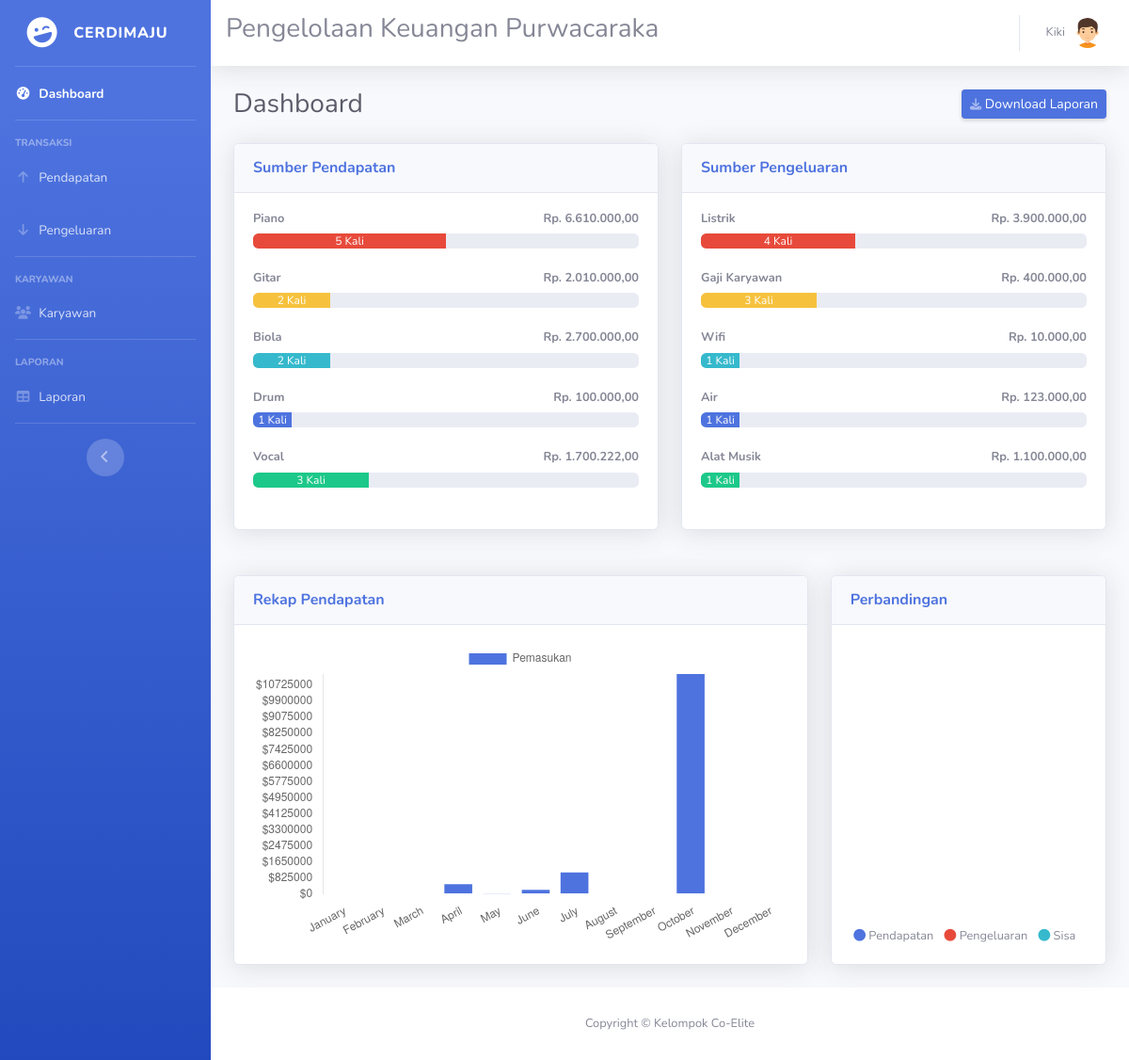
The app's page /index.php (signed in) with its own data.
### tables this page shows
CREATE TABLE `sumber` (
  `id_sumber` int(11) NOT NULL,
  `nama` varchar(40) NOT NULL
);

### index.php (the view, shortened to what the rows shown need)
<!DOCTYPE html>
<html lang="en">
<head>
  <link href="vendor/fontawesome-free/css/all.min.css" rel="stylesheet" type="text/css">
  <link href="css/sb-admin-2.min.css" rel="stylesheet">
</head>
<body id="page-top">
<?php
require ('koneksi.php');
require ('sidebar.php');
$query = "SELECT DISTINCT MONTHNAME(tgl_pemasukan) AS bulan, SUM(jumlah) AS total
          FROM pemasukan
          GROUP BY MONTH(tgl_pemasukan)
          ORDER BY MONTH(tgl_pemasukan)";
$result = mysqli_query($koneksi, $query);
$data = array();
while ($row = mysqli_fetch_assoc($result)) {
    $data[$row['bulan']] = $row['total'];
}
$labels = array('January', 'February', 'March', 'April', 'May', 'June', 'July', 'August', 'September', 'October', 'November', 'December');
$values = array();
foreach ($labels as $bulan) {
    $values[] = isset($data[$bulan]) ? $data[$bulan] : 0;
}
$pemasukan=mysqli_query($koneksi,"SELECT * FROM pemasukan");
while ($masuk=mysqli_fetch_array($pemasukan)){
$arraymasuk[] = $masuk['jumlah'];
}
$jumlahmasuk = array_sum($arraymasuk);
$pengeluaran=mysqli_query($koneksi,"SELECT * FROM pengeluaran");
while ($keluar=mysqli_fetch_array($pengeluaran)){
$arraykeluar[] = $keluar['jumlah']  ;
}
$jumlahkeluar = array_sum($arraykeluar);
$uang = $jumlahmasuk - $jumlahkeluar;
?>
      <div id="content">
        <div class="container-fluid">
          <div class="d-sm-flex align-items-center justify-content-between mb-4">
            <h1 class="h3 mb-0 text-gray-800">Dashboard</h1>
          </div>
          <div class="row">
          <div class="col-lg-6 mb-4">
<div class="card shadow mb-4">
  <div class="card-body">
<?php
$namasumber1 = mysqli_query($koneksi,"SELECT * FROM `sumber` where id_sumber= 1 ");
$sumbern1= mysqli_fetch_assoc($namasumber1);
$namasumber2 = mysqli_query($koneksi,"SELECT * FROM `sumber` where id_sumber= 2 ");
$sumbern2= mysqli_fetch_assoc($namasumber2);
$namasumber3 = mysqli_query($koneksi,"SELECT * FROM `sumber` where id_sumber= 3 ");
$sumbern3= mysqli_fetch_assoc($namasumber3);
$namasumber4 = mysqli_query($koneksi,"SELECT * FROM `sumber` where id_sumber= 4 ");
$sumbern4= mysqli_fetch_assoc($namasumber4);
$namasumber5 = mysqli_query($koneksi,"SELECT * FROM `sumber` where id_sumber= 5 ");
$sumbern5= mysqli_fetch_assoc($namasumber5);
$hasil1=mysqli_query($koneksi,"SELECT * FROM pemasukan where id_sumber = 1");
while ($jumlah1=mysqli_fetch_array($hasil1)){
$arrayhasil1[] = $jumlah1['jumlah'];
}
$jumlahhasil1 = array_sum($arrayhasil1);
$hasil2=mysqli_query($koneksi,"SELECT * FROM pemasukan where id_sumber = 2");
while ($jumlah2=mysqli_fetch_array($hasil2)){
$arrayhasil2[] = $jumlah2['jumlah'];
}
$jumlahhasil2 = array_sum($arrayhasil2);
$hasil3=mysqli_query($koneksi,"SELECT * FROM pemasukan where id_sumber = 3");
while ($jumlah3=mysqli_fetch_array($hasil3)){
$arrayhasil3[] = $jumlah3['jumlah'];
}
$jumlahhasil3 = array_sum($arrayhasil3);
$hasil4=mysqli_query($koneksi,"SELECT * FROM pemasukan where id_sumber = 4");
while ($jumlah4=mysqli_fetch_array($hasil4)){
$arrayhasil4[] = $jumlah4['jumlah'];
}
$jumlahhasil4 = array_sum($arrayhasil4);
$hasil5=mysqli_query($koneksi,"SELECT * FROM pemasukan where id_sumber = 5");
while ($jumlah5=mysqli_fetch_array($hasil5)){
$arrayhasil5[] = $jumlah5['jumlah'];
}
$jumlahhasil5 = array_sum($arrayhasil5);
$sumber1 = mysqli_query($koneksi,"SELECT id_sumber FROM pemasukan where id_sumber ='1'");
$sumber1text = mysqli_num_rows($sumber1);
$sumber1 = mysqli_num_rows($sumber1);
$sumber1 = $sumber1 * 10;
$sumber2 = mysqli_query($koneksi,"SELECT id_sumber FROM pemasukan where id_sumber ='2'");
$sumber2text = mysqli_num_rows($sumber2);
$sumber2 = mysqli_num_rows($sumber2);
$sumber2 = $sumber2 * 10;
$sumber3 = mysqli_query($koneksi,"SELECT id_sumber FROM pemasukan where id_sumber ='3'");
$sumber3text = mysqli_num_rows($sumber3);
$sumber3 = mysqli_num_rows($sumber3);
$sumber3 = $sumber3 * 10;
$sumber4 = mysqli_query($koneksi,"SELECT id_sumber FROM pemasukan where id_sumber ='4'");
$sumber4text = mysqli_num_rows($sumber4);
$sumber4 = mysqli_num_rows($sumber4);
$sumber4 = $sumber4 * 10;
$sumber5 = mysqli_query($koneksi,"SELECT id_sumber FROM pemasukan where id_sumber ='5'");
$sumber5text = mysqli_num_rows($sumber5);
$sumber5 = mysqli_num_rows($sumber5);
$sumber5 = $sumber5 * 10;
echo '
    <h4 class="small font-weight-bold">'.$sumbern1['nama'].'<span class="float-right">Rp. '.number_format($jumlahhasil1,2,',','.').'</span></h4>
    <div class="progress mb-4">
      <div class="progress-bar bg-danger" role="progressbar" style="width:'.$sumber1.'%" aria-valuenow="50" aria-valuemin="0" aria-valuemax="100">'.$sumber1text.' Kali</div>
    </div>
<h4 class="small font-weight-bold">'.$sumbern2['nama'].'<span class="float-right">Rp. '.number_format($jumlahhasil2,2,',','.').'</span></h4>
    <div class="progress mb-4">
      <div class="progress-bar bg-warning" role="progressbar" style="width:'.$sumber2.'%" aria-valuenow="50" aria-valuemin="0" aria-valuemax="100">'.$sumber2text.' Kali</div>
    </div>
<h4 class="small font-weight-bold">'.$sumbern3['nama'].'<span class="float-right">Rp. '.number_format($jumlahhasil3,2,',','.').'</span></h4>
    <div class="progress mb-4">
      <div class="progress-bar bg-info" role="progressbar" style="width:'.$sumber3.'%" aria-valuenow="50" aria-valuemin="0" aria-valuemax="100">'.$sumber3text.' Kali</div>
    </div>
<h4 class="small font-weight-bold">'.$sumbern4['nama'].'<span class="float-right">Rp. '.number_format($jumlahhasil4,2,',','.').'</span></h4>
    <div class="progress mb-4">
      <div class="progress-bar bg-primary" role="progressbar" style="width:'.$sumber4.'%" aria-valuenow="50" aria-valuemin="0" aria-valuemax="100">'.$sumber4text.' Kali</div>
    </div>
<h4 class="small font-weight-bold">'.$sumbern5['nama'].'<span class="float-right">Rp. '.number_format($jumlahhasil5,2,',','.').'</span></h4>
    <div class="progress mb-4">
      <div class="progress-bar bg-success" role="progressbar" style="width:'.$sumber5.'%" aria-valuenow="50" aria-valuemin="0" aria-valuemax="100">'.$sumber5text.' Kali</div>
    </div>';
?>
  </div>
</div>
</div>
             <div class="col-lg-6 mb-4">
<div class="card shadow mb-4">
  <div class="card-body">
  <?php
$namasumber1 = mysqli_query($koneksi,"SELECT * FROM `sumber` WHERE id_sumber = 6");
$sumbern1 = mysqli_fetch_assoc($namasumber1);
$namasumber2 = mysqli_query($koneksi,"SELECT * FROM `sumber` WHERE id_sumber = 7");
$sumbern2 = mysqli_fetch_assoc($namasumber2);
$namasumber3 = mysqli_query($koneksi,"SELECT * FROM `sumber` WHERE id_sumber = 8");
$sumbern3 = mysqli_fetch_assoc($namasumber3);
$namasumber4 = mysqli_query($koneksi,"SELECT * FROM `sumber` WHERE id_sumber = 9");
$sumbern4 = mysqli_fetch_assoc($namasumber4);
$namasumber5 = mysqli_query($koneksi,"SELECT * FROM `sumber` WHERE id_sumber = 10");
$sumbern5 = mysqli_fetch_assoc($namasumber5);
$hasil1 = mysqli_query($koneksi,"SELECT jumlah FROM pengeluaran WHERE id_sumber = 6");
$arrayhasil1 = mysqli_fetch_all($hasil1, MYSQLI_ASSOC);
$jumlahhasil1 = array_sum(array_column($arrayhasil1, 'jumlah'));
$hasil2 = mysqli_query($koneksi,"SELECT jumlah FROM pengeluaran WHERE id_sumber = 7");
$arrayhasil2 = mysqli_fetch_all($hasil2, MYSQLI_ASSOC);
$jumlahhasil2 = array_sum(array_column($arrayhasil2, 'jumlah'));
$hasil3 = mysqli_query($koneksi,"SELECT jumlah FROM pengeluaran WHERE id_sumber = 8");
$arrayhasil3 = mysqli_fetch_all($hasil3, MYSQLI_ASSOC);
$jumlahhasil3 = array_sum(array_column($arrayhasil3, 'jumlah'));
$hasil4 = mysqli_query($koneksi,"SELECT jumlah FROM pengeluaran WHERE id_sumber = 9");
$arrayhasil4 = mysqli_fetch_all($hasil4, MYSQLI_ASSOC);
$jumlahhasil4 = array_sum(array_column($arrayhasil4, 'jumlah'));
$hasil5 = mysqli_query($koneksi,"SELECT jumlah FROM pengeluaran WHERE id_sumber = 10");
$arrayhasil5 = mysqli_fetch_all($hasil5, MYSQLI_ASSOC);
$jumlahhasil5 = array_sum(array_column($arrayhasil5, 'jumlah'));
$sumber1 = mysqli_query($koneksi,"SELECT id_sumber FROM pengeluaran WHERE id_sumber = '6'");
$sumber1text = mysqli_num_rows($sumber1);
$sumber1 = $sumber1text * 10;
$sumber2 = mysqli_query($koneksi,"SELECT id_sumber FROM pengeluaran WHERE id_sumber = '7'");
$sumber2text = mysqli_num_rows($sumber2);
$sumber2 = $sumber2text * 10;
$sumber3 = mysqli_query($koneksi,"SELECT id_sumber FROM pengeluaran WHERE id_sumber = '8'");
$sumber3text = mysqli_num_rows($sumber3);
$sumber3 = $sumber3text * 10;
$sumber4 = mysqli_query($koneksi,"SELECT id_sumber FROM pengeluaran WHERE id_sumber = '9'");
$sumber4text = mysqli_num_rows($sumber4);
$sumber4 = $sumber4text * 10;
$sumber5 = mysqli_query($koneksi,"SELECT id_sumber FROM pengeluaran WHERE id_sumber = '10'");
$sumber5text = mysqli_num_rows($sumber5);
$sumber5 = $sumber5text * 10;
echo '
    <h4 class="small font-weight-bold">'.$sumbern1['nama'].'<span class="float-right">Rp. '.number_format($jumlahhasil1, 2, ',', '.').'</span></h4>
    <div class="progress mb-4">
      <div class="progress-bar bg-danger" role="progressbar" style="width:'.$sumber1.'%" aria-valuenow="50" aria-valuemin="0" aria-valuemax="100">'.$sumber1text.' Kali</div>
    </div>
    <h4 class="small font-weight-bold">'.$sumbern2['nama'].'<span class="float-right">Rp. '.number_format($jumlahhasil2, 2, ',', '.').'</span></h4>
    <div class="progress mb-4">
      <div class="progress-bar bg-warning" role="progressbar" style="width:'.$sumber2.'%" aria-valuenow="50" aria-valuemin="0" aria-valuemax="100">'.$sumber2text.' Kali</div>
    </div>
    <h4 class="small font-weight-bold">'.$sumbern3['nama'].'<span class="float-right">Rp. '.number_format($jumlahhasil3, 2, ',', '.').'</span></h4>
    <div class="progress mb-4">
      <div class="progress-bar bg-info" role="progressbar" style="width:'.$sumber3.'%" aria-valuenow="50" aria-valuemin="0" aria-valuemax="100">'.$sumber3text.' Kali</div>
    </div>
    <h4 class="small font-weight-bold">'.$sumbern4['nama'].'<span class="float-right">Rp. '.number_format($jumlahhasil4, 2, ',', '.').'</span></h4>
    <div class="progress mb-4">
      <div class="progress-bar bg-primary" role="progressbar" style="width:'.$sumber4.'%" aria-valuenow="50" aria-valuemin="0" aria-valuemax="100">'.$sumber4text.' Kali</div>
    </div>
    <h4 class="small font-weight-bold">'.$sumbern5['nama'].'<span class="float-right">Rp. '.number_format($jumlahhasil5, 2, ',', '.').'</span></h4>
    <div class="progress mb-4">
      <div class="progress-bar bg-success" role="progressbar" style="width:'.$sumber5.'%" aria-valuenow="50" aria-valuemin="0" aria-valuemax="100">'.$sumber5text.' Kali</div>
    </div>';
?>
  </div>
</div>
</div>
          </div>
        </div>
      </div>
    </div>
  </div>
  <script type="text/javascript">
  // Set new default font family and font color to mimic Bootstrap's default styling
Chart.defaults.global.defaultFontFamily = 'Nunito', '-apple-system,system-ui,BlinkMacSystemFont,"Segoe UI",Roboto,"Helvetica Neue",Arial,sans-serif';
Chart.defaults.global.defaultFontColor = '#858796';
// Bar Chart Example
var ctx = document.getElementById("myBarChart");
var myBarChart = new Chart(ctx, {
  type: 'bar',
  data: {
    labels: ["January", "February", "March", "April", "May", "June"],
    datasets: [{
      label: "Revenue",
      backgroundColor: "#4e73df",
      hoverBackgroundColor: "#2e59d9",
      borderColor: "#4e73df",
      data: [4215, 5312, 6251, 7841, 9821, 14984],
    }],
  },
  options: {
    maintainAspectRatio: false,
    layout: {
      padding: {
        left: 10,
        right: 25,
        top: 25,
        bottom: 0
      }
    },
    scales: {
      xAxes: [{
        time: {
          unit: 'month'
        },
        gridLines: {
          display: false,
          drawBorder: false
        },
        ticks: {
          maxTicksLimit: 6
        },
        maxBarThickness: 25,
      }],
      yAxes: [{
        ticks: {
          min: 0,
          max: 15000,
          maxTicksLimit: 5,
          padding: 10,
          // Include a dollar sign in the ticks
          callback: function(value, index, values) {
            return '$' + number_format(value);
          }
        },
        gridLines: {
          color: "rgb(234, 236, 244)",
          zeroLineColor: "rgb(234, 236, 244)",
          drawBorder: false,
          borderDash: [2],
          zeroLineBorderDash: [2]
        }
      }],
    },
    legend: {
      display: false
    },
    tooltips: {
      titleMarginBottom: 10,
      titleFontColor: '#6e707e',
      titleFontSize: 14,
      backgroundColor: "rgb(255,255,255)",
      bodyFontColor: "#858796",
      borderColor: '#dddfeb',
      borderWidth: 1,
      xPadding: 15,
      yPadding: 15,
      displayColors: false,
      caretPadding: 10,
      callbacks: {
        label: function(tooltipItem, chart) {
          var datasetLabel = chart.datasets[tooltipItem.datasetIndex].label || '';
          return datasetLabel + ': $' + number_format(tooltipItem.yLabel);
        }
      }
    },
  }
});
  </script>
  <script type="text/javascript">
  // Set new default font family and font color to mimic Bootstrap's default styling
Chart.defaults.global.defaultFontFamily = 'Nunito', '-apple-system,system-ui,BlinkMacSystemFont,"Segoe UI",Roboto,"Helvetica Neue",Arial,sans-serif';
Chart.defaults.global.defaultFontColor = '#858796';
// Pie Chart Example
var ctx = document.getElementById("myPieChart");
var myPieChart = new Chart(ctx, {
  type: 'doughnut',
  data: {
    labels: ["Pendapatan", "Pengeluaran", "Sisa"],
    datasets: [{
      data: [<?php echo $jumlahmasuk/1000000 ?>, <?php echo $jumlahkeluar/1000000 ?>, <?php echo $uang/1000000 ?>],
      backgroundColor: ['#4e73df', '#e74a3b', '#36b9cc'],
      hoverBackgroundColor: ['#2e59d9', '#e74a3b', '#2c9faf'],
      hoverBorderColor: "rgba(234, 236, 244, 1)",
    }],
  },
  options: {
    maintainAspectRatio: false,
    tooltips: {
      backgroundColor: "rgb(255,255,255)",
      bodyFontColor: "#858796",
      borderColor: '#dddfeb',
      borderWidth: 1,
      xPadding: 15,
      yPadding: 15,
      displayColors: false,
      caretPadding: 10,
    },
    legend: {
      display: false
    },
    cutoutPercentage: 80,
  },
});
  </script>
  <script>
        // Mendapatkan data dari PHP
        var labels = <?php echo json_encode($labels); ?>;
        var values = <?php echo json_encode($values); ?>;
        // Bar Chart Example
        var ctx = document.getElementById("myChart").getContext('2d');
        var myChart = new Chart(ctx, {
            type: 'bar',
            data: {
                labels: labels,
                datasets: [{
                    label: "Pemasukan",
                    backgroundColor: "#4e73df",
                    hoverBackgroundColor: "#2e59d9",
                    borderWidth: 0, // Menghapus garis belakang
                    data: values,
                }],
            },
            options: {
                maintainAspectRatio: false,
                scales: {
                    x: {
                        grid: {
                            display: false,
                            drawBorder: false, // Menghapus garis grid belakang
                        },
                    },
                    y: {
                        beginAtZero: true,
                        ticks: {
                            stepSize: 5000,
                            callback: function (value, index, values) {
                                return '$' + value;
                            }
                        },
                        grid: {
                            color: "rgba(0, 0, 0, 0)", // Menghapus garis grid pada sumbu y
                        },
                    }
                },
                plugins: {
                    tooltip: {
                        callbacks: {
                            label: function (context) {
                                var label = context.dataset.label || '';
                                if (label) {
                                    label += ': ';
                                }
                                label += '$' + context.parsed.y;
                                return label;
                            }
                        }
                    }
                }
            }
        });
    </script>
</body>
</html>

### records on screen
sumber: nama "Piano"
sumber: nama "Gitar"
sumber: nama "Biola"
sumber: nama "Drum"
sumber: nama "Vocal"
sumber: nama "Listrik"
sumber: nama "Gaji Karyawan"
sumber: nama "Wifi"
sumber: nama "Air"
sumber: nama "Alat Musik"

### other values on screen
$_SESSION['nama'] "Kiki"
$jumlahhasil1 "6.610.000,00"
$sumber1text "5"
$jumlahhasil2 "2.010.000,00"
$sumber2text "2"
$jumlahhasil3 "2.700.000,00"
$sumber3text "2"
$jumlahhasil4 "100.000,00"
$sumber4text "1"
$jumlahhasil5 "1.700.222,00"
$sumber5text "3"
$jumlahhasil1 "3.900.000,00"
$sumber1text "4"
$jumlahhasil2 "400.000,00"
$sumber2text "3"
